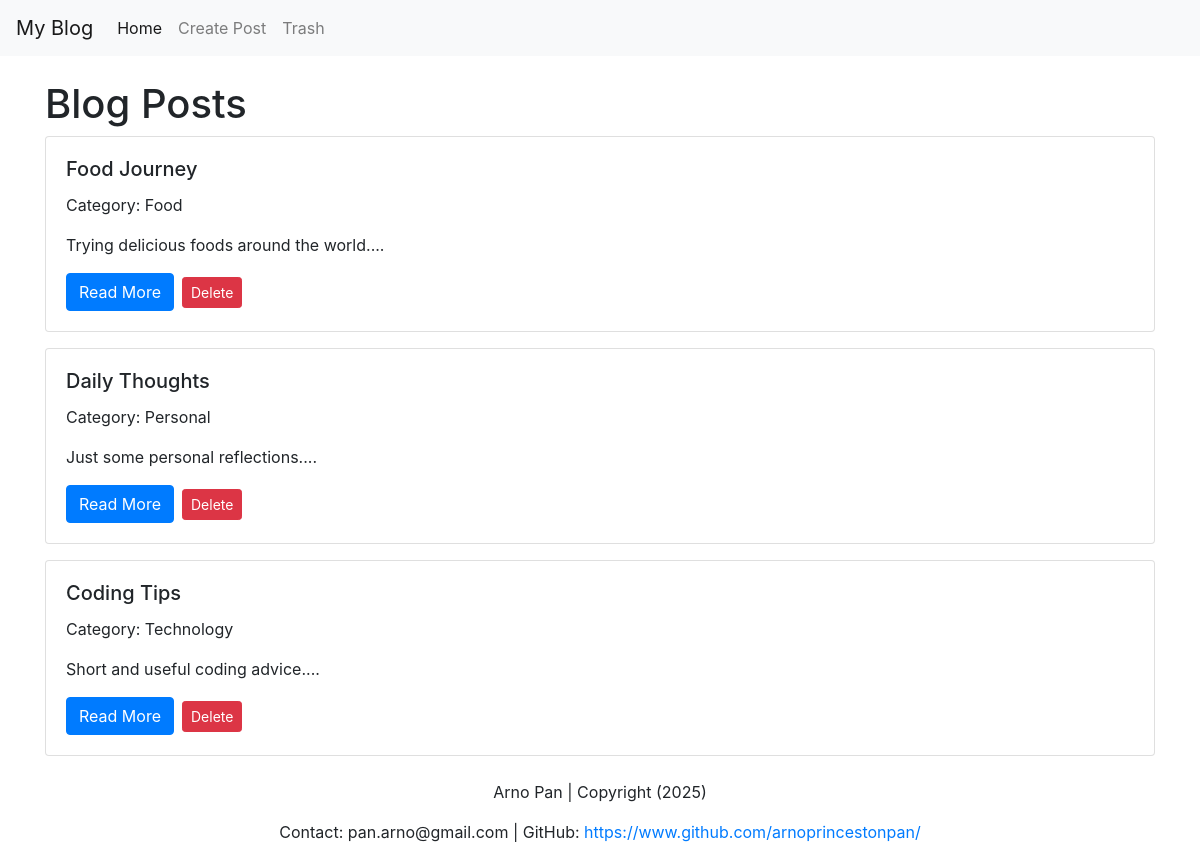
Before: / with the older database file.
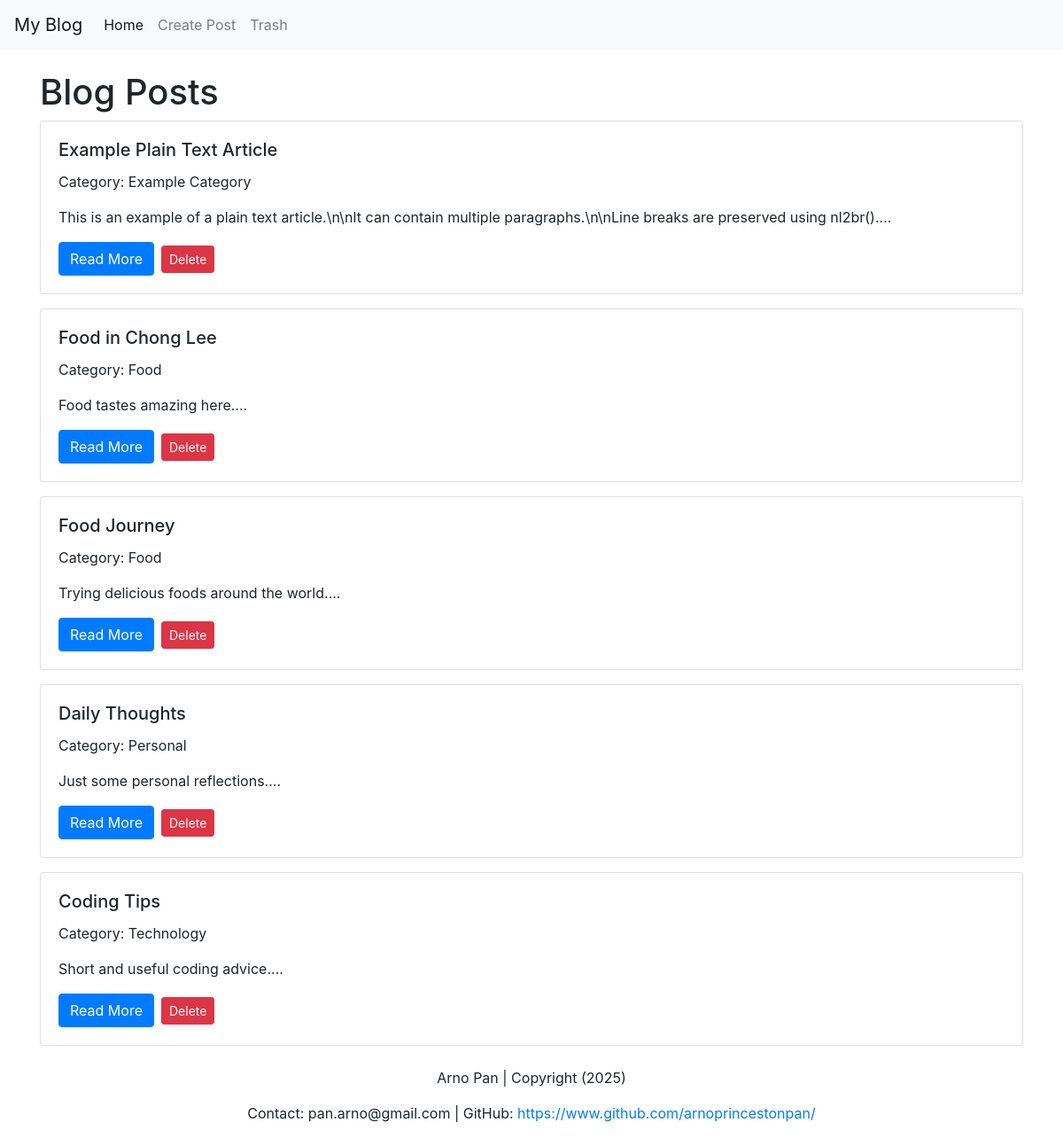
After: the same page with the newer database file.
### tables this page shows
CREATE TABLE posts(
    id INTEGER PRIMARY KEY AUTOINCREMENT,
    title TEXT NOT NULL,
    content TEXT NOT NULL,
    created_at DATETIME DEFAULT CURRENT_TIMESTAMP,
    is_deleted INTEGER DEFAULT 0,
    content_type TEXT DEFAULT 'markdown',
    category TEXT DEFAULT 'General'
);

### index.php (the view, shortened to what this page needs)
<?php
include "header.php";
?>
    <div class="container mt-4">
        <h1>Blog Posts</h1>
        <?php
        try{
            $db = new SQLite3('data.db');
            $results = $db->query('SELECT * FROM posts WHERE is_deleted = 0 ORDER BY created_at DESC');
            while ($row = $results->fetchArray(SQLITE3_ASSOC)){
                echo '<div class="card mb-3">';
                echo '<div class="card-body">';
                echo '<h5 class="card-title">' . htmlspecialchars($row['title']) . '</h5>';
                echo '<p class="card-text">Category: ' . htmlspecialchars($row['category']) . '</p>';
                echo '<p class="card-text">' . substr(htmlspecialchars($row['content']), 0, 200) . '...</p>';
                echo '<a href="#" class="btn btn-primary">Read More</a>';
                echo "<form action='move_to_trash.php' method='post' class='d-inline-block ml-2'>";
                echo "<button type='submit' class='btn btn-danger btn-sm'>Delete</button>";
                echo "</form>";
                echo '</div>';
                echo '</div>';
            }
        } catch (Exception $e) {
            echo '<p>Error: ' . $e->getMessage() . '</p>';
        }
        ?>
    </div>
<?php include "footer.php"; ?>

### header.php (shortened to what this page needs)
<!DOCTYPE html>
<html lang="en">
<head>
    <link rel="stylesheet" href="https://stackpath.bootstrapcdn.com/bootstrap/4.5.2/css/bootstrap.min.css">
    <link rel="stylesheet" href="/styles.css">
</head>
<body>
    <?php include 'navbar.php' ?>

### navbar.php
<nav class='navbar navbar-expand-lg navbar-light bg-light'>
    <a class="navbar-brand" href="#">My Blog</a>
    <div class="collapse navbar-collapse">
        <ul class="navbar-nav mr-auto">
            <li class="nav-item active">
                <a class="nav-link" href="index.php">Home</a>
            </li>
            <li class="nav-item">
                <a class="nav-link" href="create.php">Create Post</a>
            </li>
            <li class="nav-item">
                <a class="nav-link" href="trash.php">Trash</a>
            </li>
        </ul>
    </div>
</nav>

### footer.php (shortened to what this page needs)
    <footer class="mt-4 text-center">
        <p>Arno Pan | Copyright (2025)</p>
        <p>Contact: pan.arno@gmail.com | GitHub: <a href="https://www.github.com/arnoprincestonpan" alt="Link to Arno Pan's GitHub">https://www.github.com/arnoprincestonpan/</a>
    </footer>
    </body>
</html>

Changed rows visible on the page:
added posts: title "Example Plain Text Article", category "Example Category", content "This is an example of a plain text article.\\n\\nIt can contain multiple paragraphs.\\n\\nLine breaks are preserved using nl2br()."
added posts: title "Food in Chong Lee", category "Food", content "Food tastes amazing here."
